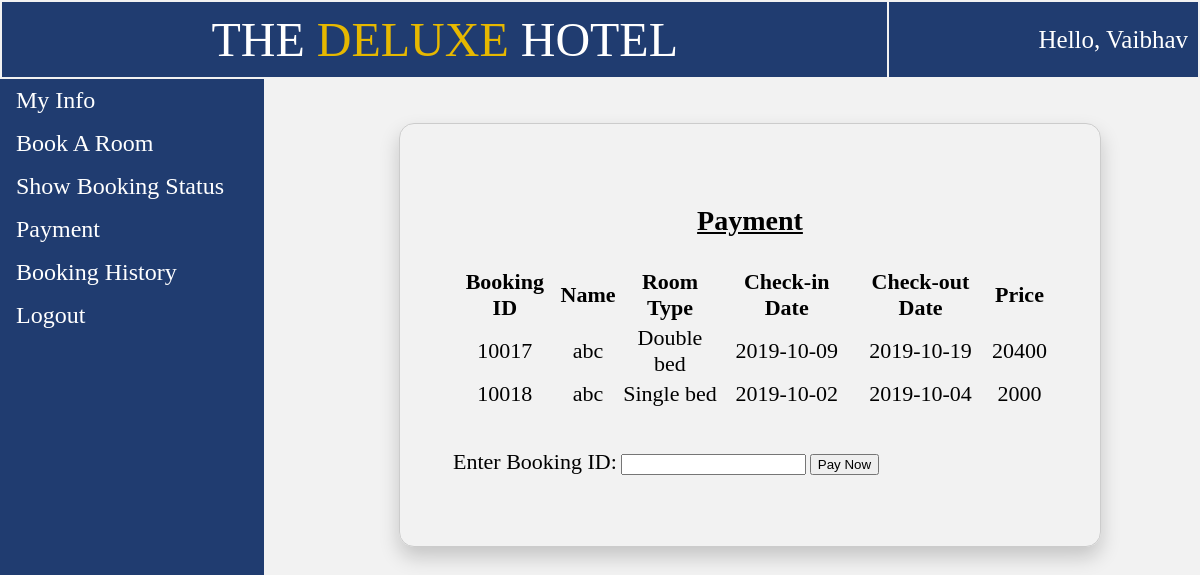
The page /user_payment.php on the database as committed earlier.
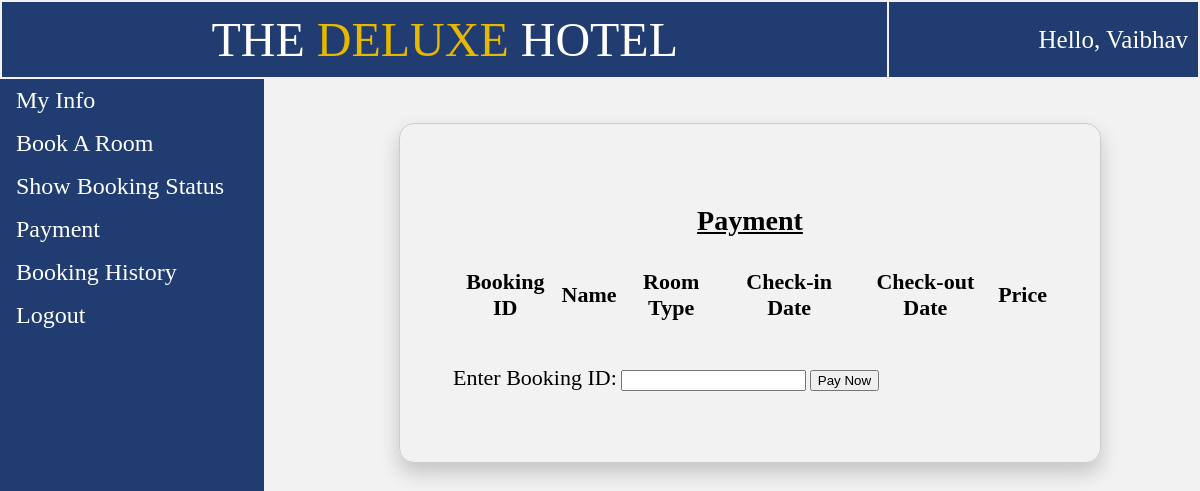
The same page on the database as committed later.
### tables this page shows
CREATE TABLE `confirmed_booking` (
  `phone` int(11) NOT NULL,
  `name` varchar(20) NOT NULL,
  `idproof` varchar(20) NOT NULL,
  `room_type` varchar(20) NOT NULL,
  `checkin` date NOT NULL,
  `checkout` date NOT NULL,
  `days` int(11) NOT NULL,
  `ac` varchar(5) NOT NULL,
  `breakfast` varchar(5) NOT NULL,
  `lunch` varchar(5) NOT NULL,
  `snacks` varchar(5) NOT NULL,
  `dinner` varchar(5) NOT NULL,
  `swimming` varchar(5) NOT NULL,
  `price` int(11) NOT NULL,
  `book_id` int(11) NOT NULL
);

### user_payment.php (the view, shortened to what this page needs)
<!DOCTYPE html>
<html>
<head>
</head>
<body>
	<?php
		$conn = new mysqli("localhost","root","", "iwp");
		$sql = "SELECT * from temp_session";
		$result=mysqli_query($conn, $sql);
		$row=mysqli_fetch_row($result); ?>
	<table style="width: 100%;">
		<tr>
			<td id="td1" style="padding: 10px; font-size: 48px;">THE <p style="color: #e6b800; display: inline;">DELUXE</p> HOTEL</td>
			<td id="td1" style="font-size: 25px; text-align: right;">Hello, <?php echo $row[2]; ?></td>
		</tr>
	</table>
	<ul>
		<li><a href="user_view.php">My Info</a></li>
		<li><a href="bookroom.php">Book A Room</a></li>
		<li><a href="user_room_status.php">Show Booking Status</a></li>
		<li><a href="user_payment.php">Payment</a></li>
		<li><a href="user_booking_history.php">Booking History</a></li>
		<li><a href="index.php">Logout</a></li>
	</ul>
	<div style="margin-left:25%;padding:1px 16px;height:1000px;">
			<div class="basic_box"><table>
				<tr>
					<td colspan="6"><p style="font-size: 28px; text-align: center; text-decoration: underline;"><b>Payment</b></p>
				</td>
				<tr>
					<th>Booking ID</th>
					<th>Name</th>
					<th>Room Type</th>
					<th>Check-in Date</th>
					<th>Check-out Date</th>
					<th>Price</th>
				</tr>
				<tr>
				<?php
					$conn = new mysqli("localhost","root","", "iwp");
					$sql1 = "SELECT * from confirmed_booking";
					if ($result=mysqli_query($conn,$sql1))
				  	{
				  		while ($row=mysqli_fetch_row($result))
				    	{
				    		?>
				    		<td><?php echo $row[14]; ?></td>
				   			<td><?php echo $row[1]; ?></td>
				   			<td><?php echo $row[3]; ?></td>
				   			<td><?php echo $row[4]; ?></td>
				    		<td><?php echo $row[5]; ?></td>
				    		<td><?php echo $row[13]; ?></td>
				</tr><?php
				    	}
				    }?>
				</table><br><br>
				<table>
				<tr>
					<td colspan="1">Enter Booking ID:</td>
					<td colspan="2">
						<form action="payment.php" method="post">
							<input type="number" name="book_id">
					</td>
					<td style="text-align: center;"><button type="submit">Pay Now</button></td>
				</tr>
		</table><br></div>
	</div>
</body>
</html>

Rows that differ between the two databases and show on the page:
removed confirmed_booking: book "10017", name "abc", room_type "Double bed", checkin "2019-10-09", checkout "2019-10-19", price "20400"
removed confirmed_booking: book "10018", name "abc", room_type "Single bed", checkin "2019-10-02", checkout "2019-10-04", price "2000"
